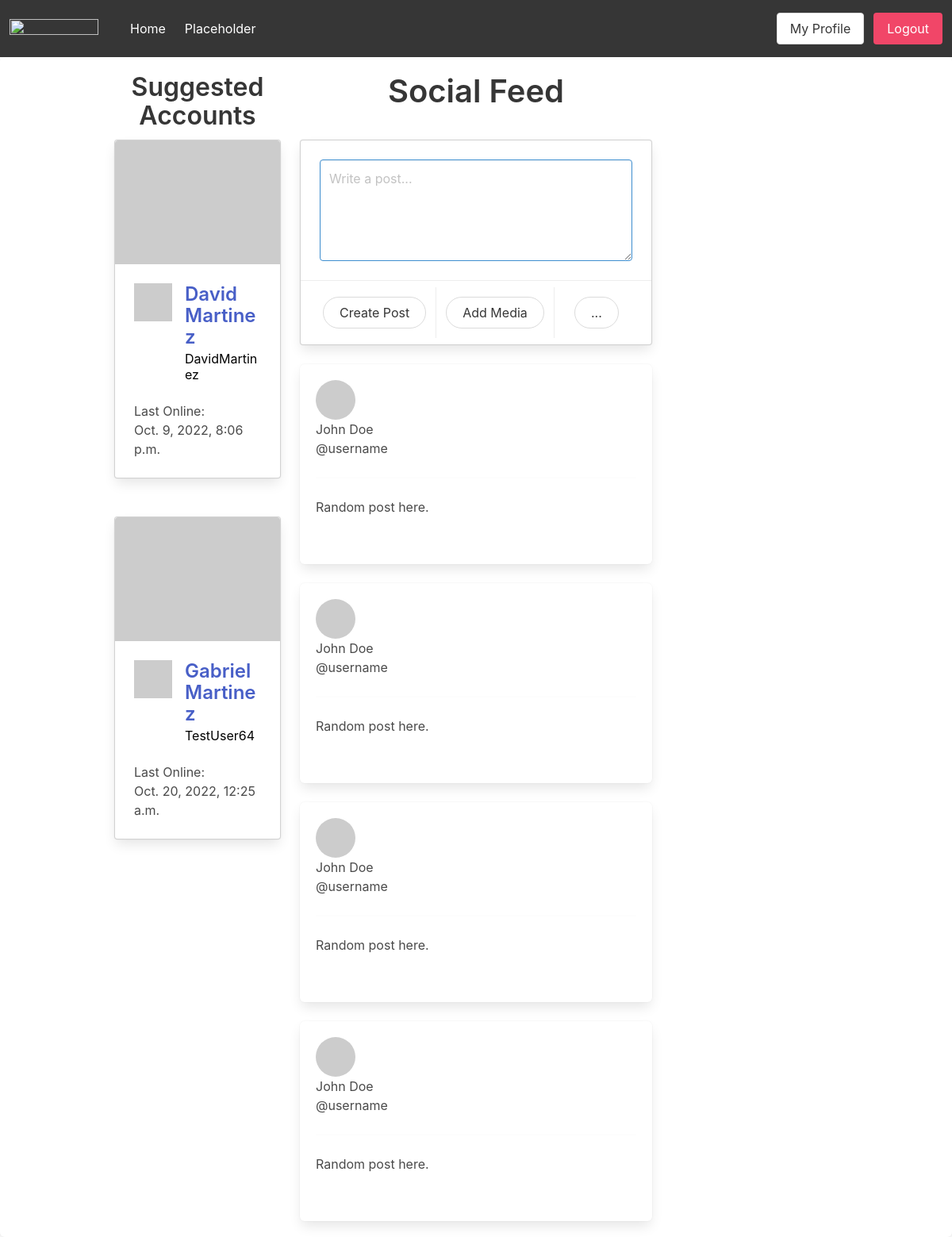
Page / (signed in) on the earlier database version.
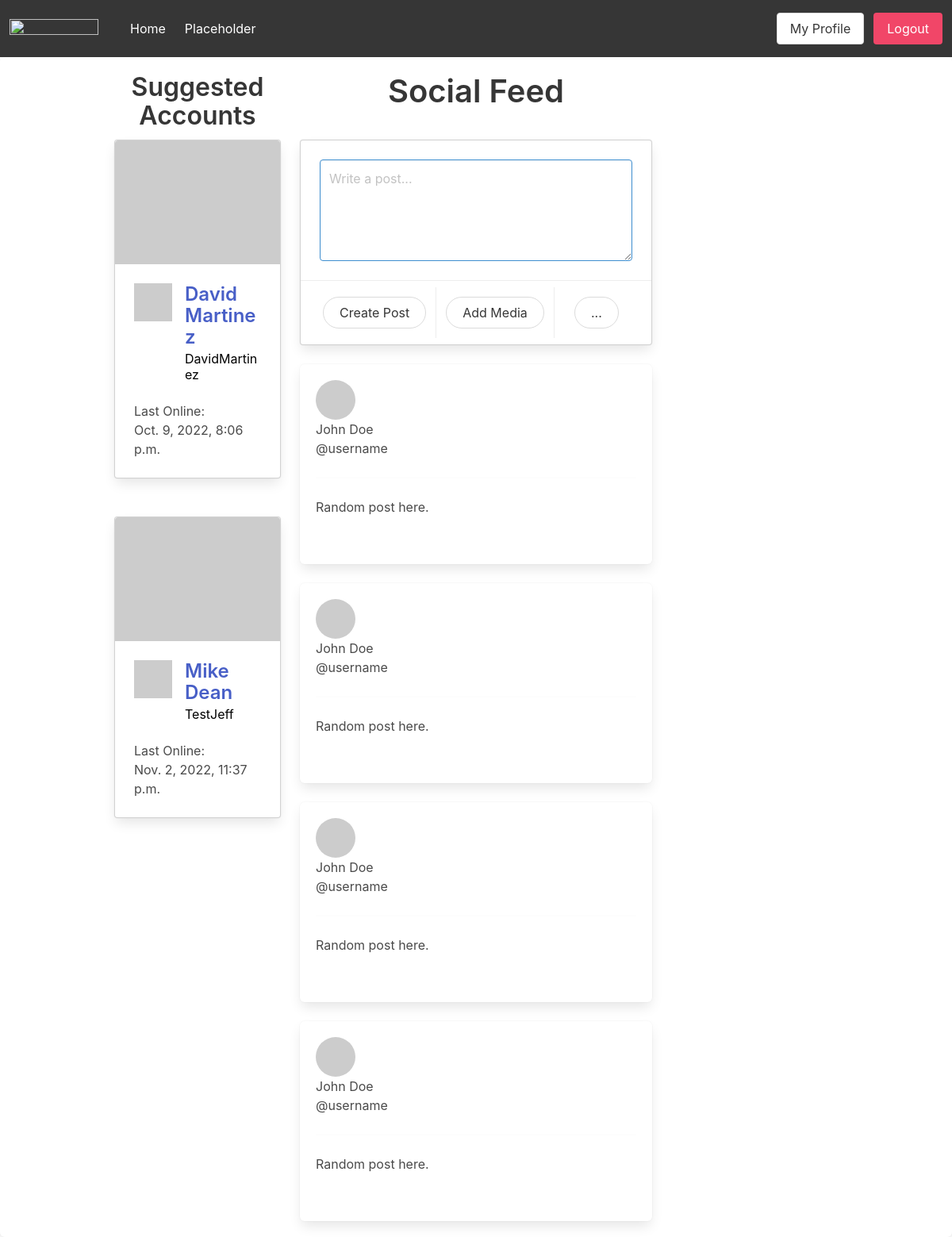
Same page on the later database version.
### api/models.py (models this page shows, shortened)
class CustomUser(auth.models.AbstractUser, auth.models.PermissionsMixin):
    user_type_choices = (
        (0, 'Scout'),
        (1, 'Athlete'),
    )
    height_foot_options = (
        (4, '4'),
        (5, '5'),
        (6, '6'),
        (7, '7'),
    )
    height_inch_options = (
        (0, '0'),
        (1, '1'),
        (2, '2'),
        (3, '3'),
        (4, '4'),
        (5, '5'),
        (6, '6'),
        (7, '7'),
        (8, '8'),
        (9, '9'),
        (10, '10'),
        (11, '11'),
        (12, '12'),
    )
    weight_lb = models.IntegerField(default=140)
    height_ft = models.IntegerField(choices=height_foot_options, default=5)
    height_in = models.IntegerField(choices=height_inch_options, default=6)
    school = models.CharField(max_length=128, blank=True)
    profile_pic = models.ImageField(null=True, blank=True)
    user_type = models.PositiveSmallIntegerField(null=True, choices=user_type_choices)
    def get_absolute_url(self):
        return reverse("api:user_detail_page", kwargs={"pk": self.pk})

### api/views.py (the view)
# urls.py: path('', views.HomePage.as_view(), name='home_page'),
class HomePage(ListView):
    model = models.CustomUser
    template_name = 'index.html'
    context_object_name = 'user_list'

### templates/index.html (shortened to what the changed rows need)
{% extends 'base.html' %}
{% load static %}
{% block bodyblock %}
{% if user.is_authenticated %}
<div class="container">
    <div id="main-feed" class="container">
        <div id="activity-feed">
            <div class="columns">
                <div class="column is-3" id="left-side-bar">
                    {% if user.user_type == 0 %}
                    {% for athlete in user_list %}
                    {% if athlete.user_type == 1 %}
                    <div class="card">
                        <div class="card-image">
                            <figure class="image is-4by3">
                                {% if athlete.profile_pic %}
                                    <img class="profile-pic" src="{{ athlete.profile_pic.url }}"
                                {% else %}
                                    <img class="profile-pic" src='https://via.placeholder.com/250'>
                                {% endif %}
                            </figure>
                        </div>
                        <div class="card-content">
                            <div class="media">
                                <div class="media-left">
                                    <figure class="image is-48x48">
                                        {% if athlete.profile_pic %}
                                            <img class="profile-pic" src="{{ athlete.profile_pic.url }}"
                                        {% else %}
                                            <img class="profile-pic" src='https://via.placeholder.com/250'>
                                        {% endif %}
                                    </figure>
                                </div>
                                <div class="media-content">
                                    <p class="title is-4" style="color: black;"><a
                                            href="user/{{athlete.pk}}/">{{athlete.first_name }} {{athlete.last_name}}</a></p>
                                    <p class="subtitle is-6" style="color: black;">{{ athlete.username }}</p>
                                </div>
                            </div>
                            <div class="content">
                                Last Online:
                                <br>
                                <time datetime="2016-1-1">{{ athlete.last_login }}</time>
                            </div>
                        </div>
                    </div>
                    <br></br>
                    {% endif %}
                    {% empty %}
                    <p>No athletes found</p>
                    {% endfor %}
                    {% endif %}
                    <br>
                </div>
            </div>
        </div>
    </div>
    {% endif %}
</div>
{% endblock bodyblock %}

Differences in the rows shown:
no longer on this page (row edited): CustomUser: user_type 1 (drawn), first_name "Gabriel", last_name "Martinez", username "TestUser64", last_login "Oct. 20, 2022, 12:25 a.m."
now on this page (row edited): CustomUser: user_type 1 (drawn), first_name "Mike", last_name "Dean", username "TestJeff", last_login "Nov. 2, 2022, 11:37 p.m."
